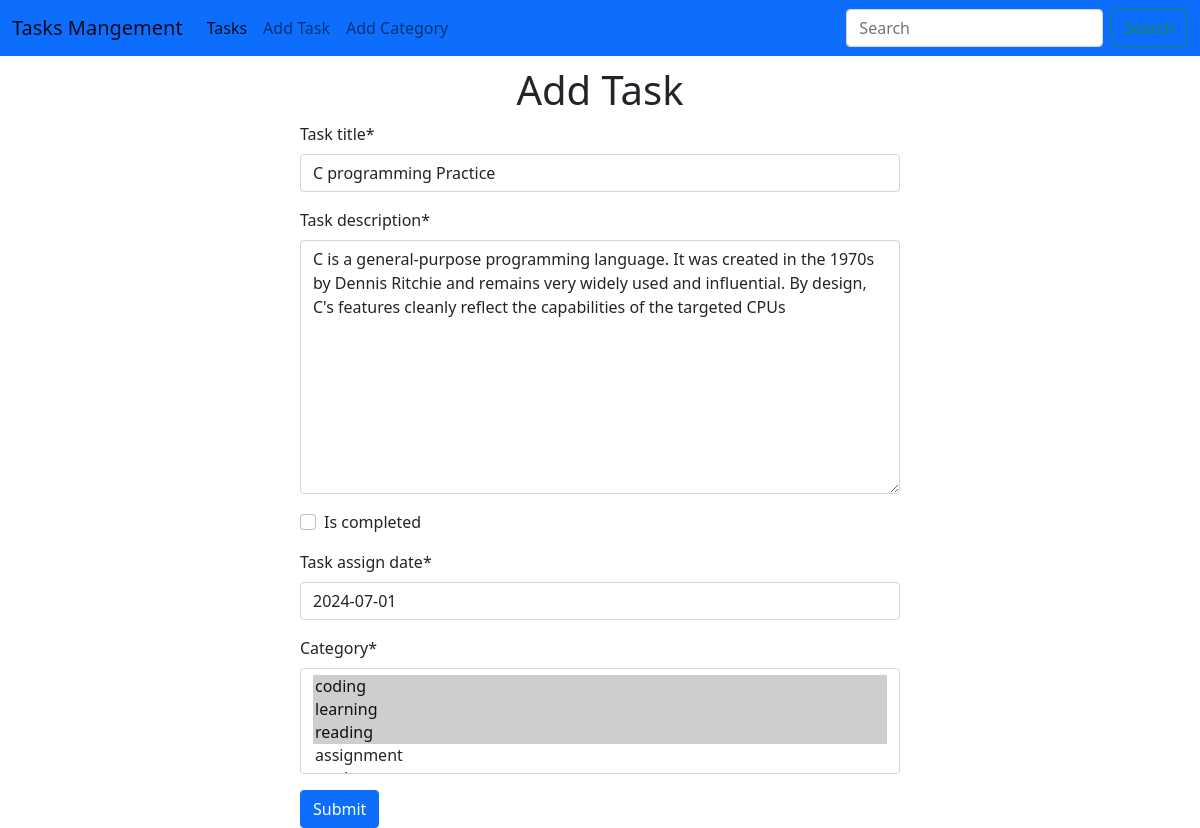
The app's page /task/edit_task/7 with its own data.
### tasks/models.py (models this page shows, shortened)
class Task(models.Model):
    task_title = models.CharField(max_length=300)
    task_description = models.TextField()
    is_completed = models.BooleanField(default=False)
    task_assign_date = models.DateField()
    category = models.ManyToManyField(Category)

### tasks/views.py (the view)
# urls.py: path('edit_task/<int:id>', views.edit_task, name='edit_task'),
def edit_task(request, id):
    task = models.Task.objects.get(pk = id)
    task_form = forms.TaskForm(instance=task)
    if request.method == 'POST':
        task_form = forms.TaskForm(request.POST, instance=task)
        if task_form.is_valid():
            task_form.save()
            return redirect('home')
    return render(request, './tasks/add_task.html', {'forms':task_form})

### tasks/forms.py
class TaskForm(forms.ModelForm):
    class Meta:
        model = Task
        fields = '__all__'

### categories/models.py (called while the page is built)
    def __str__(self) -> str:
        return self.category_name

### tasks/templates/tasks/add_task.html
{% extends "base.html" %} {% load crispy_forms_tags %} {% block content %}
<form
  action=""
  style="width: 50%; margin: auto; justify-content: center; margin-top: 10px"
  method="POST"
>
  <h1 class="text-center">Add Task</h1>
  {% csrf_token %} {{forms|crispy}}
  <button class="btn btn-primary">Submit</button>
</form>
{% endblock content %}

### records on screen
Task: task_title "C programming Practice", task_description "C is a general-purpose programming language. It was created in the 1970s by Dennis Ritchie and remains very widely used and influential. By design, C's features cleanly reflect the capabilities of the targeted CPUs", task_assign_date "2024-07-01"
